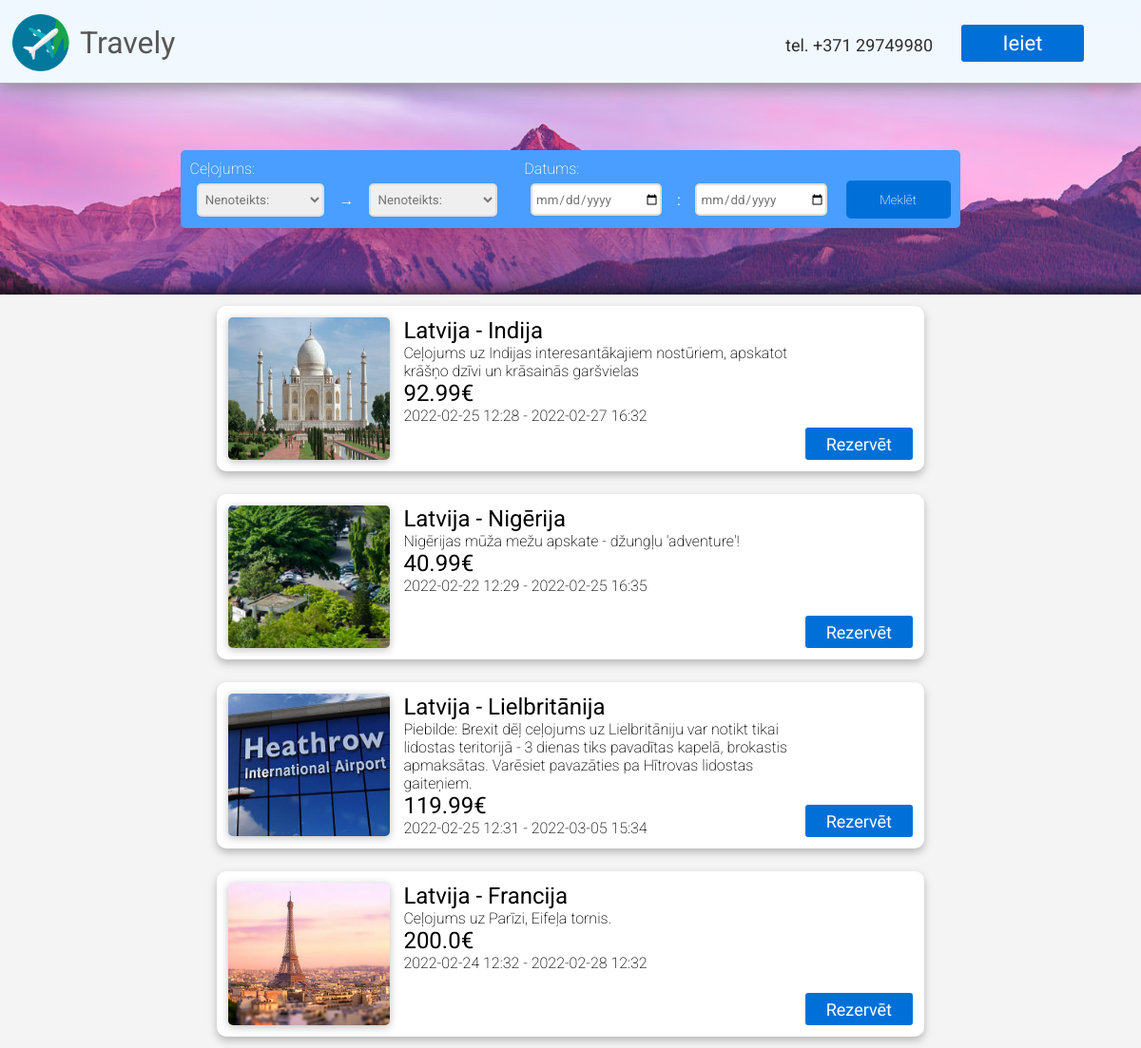
The app's page /catalogue, older data.
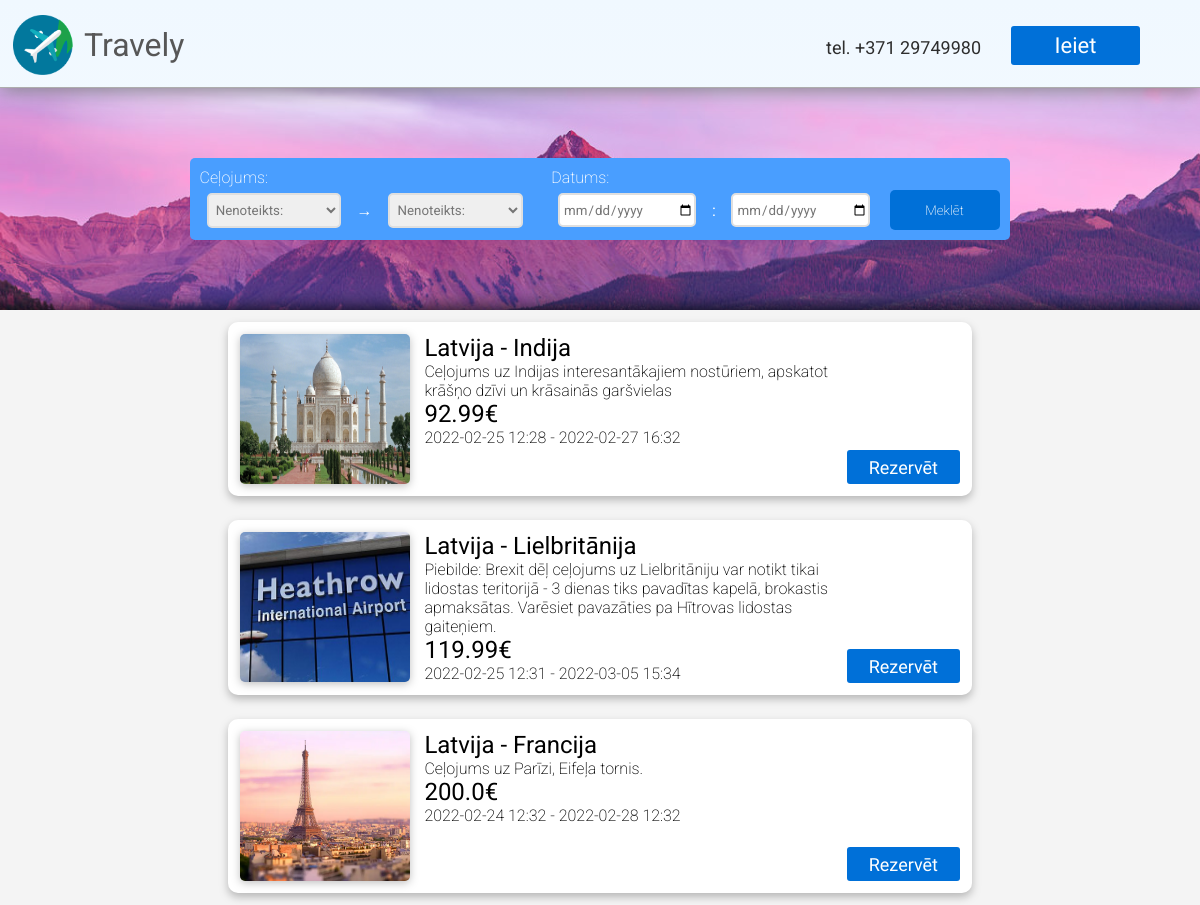
The same page, newer data.
### models.py (models this page shows, shortened)
class Trip(db.Model):
    id = db.Column(db.Integer, primary_key=True)
    agency_id = db.Column(db.Integer, db.ForeignKey("agency.id"))
    country_from = db.Column(db.Integer)
    country_to = db.Column(db.Integer)
    date_from = db.Column(db.DateTime)
    date_to = db.Column(db.DateTime)
    description = db.Column(db.String(280))
    cost = db.Column(db.Float)
    ticket_amount = db.Column(db.Integer)
    views = db.Column(db.Integer)
    img_file = db.Column(db.String(20), nullable=False, default='default.jpg')

class Country(db.Model):
    id = db.Column(db.Integer, primary_key=True)
    country = db.Column(db.String(48), nullable=False)
    abbreviation = db.Column(db.String(2), nullable=False)

### main.py (the view)
@app.route('/catalogue')
def celojumi():
    return render_template("catalogue.html", trips = Trip.query.all(), countries = Country.query.all(), is_admin = is_user_admin())

### main.py (called while the page is built)
def is_user_logged():
    try:
        return True if session['user'] != None else False
    except:
        return False

def is_user_admin():
    return True if is_user_logged() and User.query.filter_by(id=session['user']).first().role_id != 0 else False

### templates/catalogue.html (shortened to what this page needs)
{% extends "index.html" %}
{% block content %}
<div id="search-bar-back" class="one-pixel-search-back">
    <div class="catalogue-search-page">
        <div>
            <p>Ceļojums:</p>
            <div>
                <select name="from" id="from">
                    <option value="">Nenoteikts:</option>
                </select>
                →
                <select name="to" id="to">
                    <option value="">Nenoteikts:</option>
                </select>
            </div>
        </div>
        <div>
            <p>Datums:</p>
            <div>
                <input id="from_date" type="date" placeholder="No">
                :
                <input id="to_date" type="date" placeholder="Līdz">
            </div>
        </div>
        <button id="submit-button" class="search-button" type="submit">Meklēt</button>
    </div>
</div>
<div id="catalogue-list">
    {% if trips %}
        {% for trip in trips %}
            <div class="catalogue-list-element">
                <img src="{{ url_for('static', filename='/images/destinations/' + trip.img_file) }}" class="catalogue-list-element-img">
                <div class="catalogue-list-element-text">
                    <h2>
                        {% for country in countries %}
                            {% if country.id == trip.country_from %}
                                {{ country.country }} -
                            {% endif %}
                        {% endfor %}
                        {% for country in countries %}
                            {% if country.id == trip.country_to %}
                                {{ country.country }}
                            {% endif %}
                        {% endfor %}
                    </h2>
                    <p>{{ trip.description }}</p>
                    <h2>{{ trip.cost }}€</h2>
                    <p>{{ trip.date_from.strftime("%Y-%m-%d %H:%M") }} - {{ trip.date_to.strftime("%Y-%m-%d %H:%M") }}</p>
                </div>
                <a href="/reservation/{{ trip.id }}" class="button" id="button-reserve">Rezervēt</a>
            </div>
        {% endfor %}
    {% endif %}
</div>
{% endblock %}

### templates/index.html (shortened to what this page needs)
<!DOCTYPE html>
<html lang="en">
<head>
    <link rel="stylesheet" href="../static/css/stylesheet.css">
</head>
<body>
    <div id="body-wrap">
        <header id="header-main">
            <a href="/" style="margin-left: 1%;"><img id="logo" src="../static/images/png.png" width="60" height="60" /></a>
            <a href="/" id="title">Travely</a>
            <a href="tel:+37129749980" id="number">tel. +371 29749980</h1>
            {% if session['user'] %}
                {% if is_admin %}
                    <a href="/admin" class="button" id="button-admin">admin</a>
                {% endif %}
                <a href="/profile" class="button" id="button-login" style="margin-right: 0.5%;">Profils</a>
                <a href="/logout" class="button" id="button-logout">Izrakstīties</a>
            {% else %}
                <a href="/login" class="button" id="button-login">Ieiet</a>
            {% endif %}
        </header>
        {% block content %}{% endblock %}
    </div>
</body>
</html>

### static/css/stylesheet.css (style rules this page uses)
* { margin:0; padding:0; }
body { font-family: 'Roboto', sans-serif; color:#575757; background-image: linear-gradient(aliceblue, white); background-repeat: no-repeat; }
h2 { font-weight: 400; }
p { font-weight: 200; }
a { text-decoration: none; }
a.button { display: inline-block; color: white !important; text-align: center; font-size: 22px !important; font-family: Thasadith; text-decoration: none; line-height: 42px; font-weight: normal !important; background-color: #0070D8; border-radius: 3px; padding-right: 22px; padding-left: 22px; padding-top: 2px; padding-bottom: 2px; }
#body-wrap { margin-left: auto; margin-right: auto; background-image: linear-gradient(aliceblue, white); background-repeat: no-repeat; max-width: 1919px; }
#logo { margin-top: 15px; margin-left: 1%; src: url(../images/background.png); }
#title { text-decoration: none; color: #575757; margin-left: 1%; vertical-align: text-bottom; font-weight: normal; font-size: 32px; line-height: 90px; }
#number { line-height: 96px; text-align:right; margin-left:auto; margin-right: 30px; font-size: 18px; color: #2e2e2e; }
#button-login { height:35px; width:85px; line-height: 35px; margin-top: 26px; margin-right:5%; border-radius: 3px; }
header { position: relative; display:flex; width: 100%; height: 75px; border-bottom: 1px solid #ADADAD; justify-content: center; box-shadow: 1px 1px 20px rgb(124, 124, 124); padding-bottom: 1%; }
#search-bar-back { display: flex; align-items: center; background-image: url(../images/search_bar_back_main.png); background-repeat: no-repeat; height: 222px; background-position: 50%; box-shadow: inset 0px -30px 20px -30px #000000; }
.catalogue-search-page { display: flex; background-color: rgb(73, 158, 255); width: 800px; margin-left: auto; margin-right: auto; padding: 10px; border-radius: 5px; align-items: flex-end; }
.catalogue-search-page > div { display: flex; justify-content: start; flex-wrap: wrap; }
.catalogue-search-page > div > p { color: white; }
.catalogue-search-page > div > div { display: flex; flex-direction: row; margin-left: 2%; gap: 5%; margin-top: 1%; height: 40px; color: white; align-items: center; }
.catalogue-search-page > div > div > select, .catalogue-search-page > div > div > input { border-radius: 5px; outline: none; border: 2px solid #dfdfdf; color: #757575; height: 30px; padding-left: 1%; font-family: 'Roboto', sans-serif; width: 150px; cursor: pointer; }
.catalogue-search-page > div > div > select { height: 35px; }
.catalogue-search-page > div > div > input::placeholder { color: #c1c2c4; }
.catalogue-search-page > button { border-radius: 5px; outline: none; border: none; background-color: #0070D8; color: white; font-family: 'Roboto', sans-serif; font-weight: 200; width: 15%; height: 40px; cursor: pointer; }
.one-pixel-search-back { margin-left: -1px }
#catalogue-list { background-color: #F4F4F4; max-width: 100%; width: 100%; display: flex; flex-direction: column; }
.catalogue-list-element { background-color: white; color:black; display: flex; flex-wrap: nowrap; flex-direction: row; padding: 1%; border-radius: 10px; gap: 2%; margin: 1%; width: 60%; filter: drop-shadow(0px 4px 4px rgba(0, 0, 0, 0.25)); margin-left: auto; margin-right: auto; }
.catalogue-list-element-img { width: 170px; height: 150px; filter: drop-shadow(0px 2px 4px rgba(0, 0, 0, 0.25)); border-radius: 5px; }
.catalogue-list-element-text { width: 70%; }
#button-reserve { font-size: 18px !important; height:30px; width:70px; line-height: 32px; margin-top: auto; }

Row changes from the older to the newer data that the page shows:
removed Trip: img_file (picture), description "Nigērijas mūža mežu apskate - džungļu 'adventure'!", cost "40.99", date_from "2022-02-22 12:29", date_to "2022-02-25 16:35", Country (country "Latvija")
removed Country: country "Nigērija", shown under "Nigērijas mūža mežu apskate - džungļu 'adventure'!"
